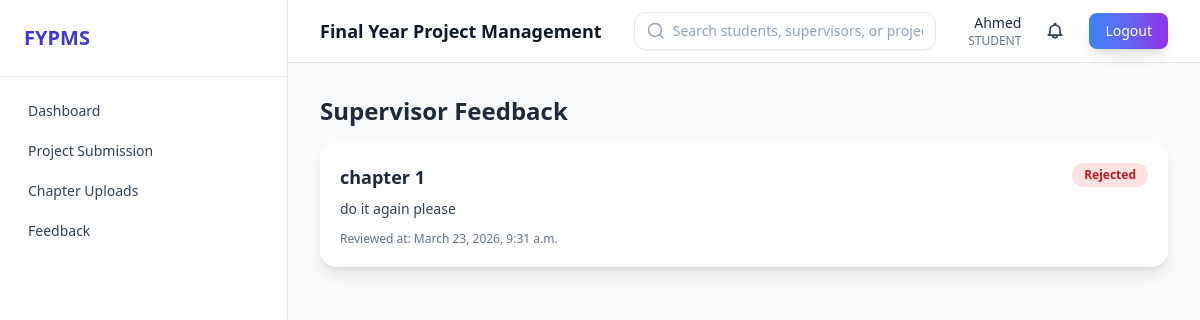
/projects/feedbacks/ (signed in), run on the app's committed database.
### users/models.py (models this page shows, shortened)
class User(AbstractUser):
    class Role(models.TextChoices):
        ADMIN = "ADMIN", "Admin"
        SUPERVISOR = "SUPERVISOR", "Supervisor"
        STUDENT = "STUDENT", "Student"
    role = models.CharField(
        max_length=20,
        choices=Role.choices,
        default=Role.STUDENT,
    )

### projects/models.py (models this page shows, shortened)
class Chapter(models.Model):
    class Status(models.TextChoices):
        PENDING = "PENDING", "Pending"
        REVIEWED = "REVIEWED", "Reviewed"
        APPROVED = "APPROVED", "Approved"
        REJECTED = "REJECTED", "Rejected"
    project = models.ForeignKey(Project, on_delete=models.CASCADE, related_name="chapters")
    title = models.CharField(max_length=255)
    file = models.FileField(
        upload_to="chapters/",
        validators=[FileExtensionValidator(allowed_extensions=["pdf", "doc", "docx"])],
    )
    submission_date = models.DateTimeField(auto_now_add=True)
    status = models.CharField(
        max_length=20,
        choices=Status.choices,
        default=Status.PENDING,
    )

class Feedback(models.Model):
    chapter = models.OneToOneField(Chapter, on_delete=models.CASCADE, related_name="feedback")
    supervisor = models.ForeignKey(
        settings.AUTH_USER_MODEL,
        on_delete=models.CASCADE,
        related_name="feedbacks_given",
        limit_choices_to={"role": "SUPERVISOR"},
    )
    comment = models.TextField()
    reviewed_at = models.DateTimeField(auto_now=True)

### projects/views.py (the view)
# urls.py: path("feedbacks/", FeedbackListView.as_view(), name="student-feedbacks"),
class FeedbackListView(StudentRequiredMixin, ListView):
    template_name = "projects/feedback_list.html"
    context_object_name = "chapters"
    def get_queryset(self):
        project = get_object_or_404(Project, student=self.request.user)
        return Chapter.objects.filter(project=project).select_related("feedback").order_by("-submission_date")

### users/context_processors.py (called while the page is built)
def unread_notification_count(request):
    user = getattr(request, "user", None)
    if not user or not user.is_authenticated:
        return {"unread_notification_count": 0}
    from projects.models import Notification
    return {
        "unread_notification_count": Notification.objects.filter(user=user, is_read=False).count()
        if user.role in {User.Role.ADMIN, User.Role.SUPERVISOR, User.Role.STUDENT}
        else 0
    }

def unread_notification_preview(request):
    user = getattr(request, "user", None)
    if not user or not user.is_authenticated:
        return {"unread_notifications_nav": []}
    unread_qs = Notification.objects.filter(user=user, is_read=False).order_by("-created_at")[:5]
    return {"unread_notifications_nav": unread_qs}

### users/mixins.py (called while the page is built)
    def test_func(self):
        return self.request.user.role in self.allowed_roles or self.request.user.is_superuser

### templates/projects/feedback_list.html
{% extends "base.html" %}
{% block content %}
<div class="space-y-4">
    <h2 class="text-2xl font-bold">Supervisor Feedback</h2>
    {% for chapter in chapters %}
        <div class="rounded-2xl bg-white p-5 shadow-lg transition-all duration-300 hover:scale-[1.01]">
            <div class="mb-2 flex items-start justify-between gap-2">
                <h3 class="text-lg font-semibold">{{ chapter.title }}</h3>
                {% if chapter.status == "PENDING" %}<span class="rounded-full bg-yellow-100 px-3 py-1 text-xs font-semibold text-yellow-700">Pending</span>
                {% elif chapter.status == "REVIEWED" %}<span class="rounded-full bg-blue-100 px-3 py-1 text-xs font-semibold text-blue-700">Reviewed</span>
                {% elif chapter.status == "REJECTED" %}<span class="rounded-full bg-red-100 px-3 py-1 text-xs font-semibold text-red-700">Rejected</span>
                {% else %}<span class="rounded-full bg-green-100 px-3 py-1 text-xs font-semibold text-green-700">Approved</span>{% endif %}
            </div>
            <p class="text-sm text-slate-700">{% if chapter.feedback %}{{ chapter.feedback.comment }}{% else %}No feedback yet.{% endif %}</p>
            <p class="mt-3 text-xs text-slate-500">Reviewed at: {% if chapter.feedback %}{{ chapter.feedback.reviewed_at }}{% else %}-{% endif %}</p>
        </div>
    {% empty %}
        <div class="rounded-xl border border-dashed border-slate-300 bg-white px-4 py-10 text-center text-slate-500">No feedback available yet.</div>
    {% endfor %}
</div>
{% endblock %}

### templates/partials/navbar.html (shortened to what this page needs)
<header class="sticky top-0 z-30 border-b border-slate-200 bg-white/90 backdrop-blur">
    <div class="flex items-center justify-between px-4 py-3 sm:px-6 lg:px-8">
        <div class="flex items-center gap-3">
            <h1 class="text-lg font-semibold text-slate-900">Final Year Project Management</h1>
        </div>
        <div class="flex flex-1 items-center justify-center px-4 sm:px-6 lg:px-8">
            <div
                id="navbarSearchRoot"
                data-search-url="{% url 'projects:search' %}"
                data-search-ajax-url="{% url 'projects:search-ajax' %}"
                class="w-full max-w-xl"
            >
                <form method="get" action="{% url 'projects:search' %}" class="w-full">
                    <div class="relative">
                        <div class="flex items-center gap-2 rounded-xl border border-slate-200 bg-white px-3 py-2 shadow-sm">
                            <svg class="h-5 w-5 text-slate-400" fill="none" stroke="currentColor" viewBox="0 0 24 24">
                                <path stroke-linecap="round" stroke-linejoin="round" stroke-width="2" d="M21 21l-4.35-4.35m0 0A7.5 7.5 0 104.5 4.5a7.5 7.5 0 0012.15 12.15z"></path>
                            </svg>
                            <input
                                id="navbarSearchInput"
                                type="text"
                                name="q"
                                placeholder="Search students, supervisors, or projects..."
                                autocomplete="off"
                                spellcheck="false"
                                class="w-full bg-transparent text-sm outline-none placeholder:text-slate-400"
                                value="{{ request.GET.q|default_if_none:'' }}"
                            />
                        </div>
                    </div>
                </form>
            </div>
        </div>
        <div class="flex items-center gap-4">
            <div class="hidden text-right sm:block">
                <p class="text-sm font-medium">{{ user.username }}</p>
                <p class="text-xs text-slate-500">{{ user.role }}</p>
            </div>
            <div class="relative">
                <button
                    id="notifToggle"
                    type="button"
                    aria-haspopup="menu"
                    aria-expanded="false"
                    aria-controls="notifMenu"
                    class="relative rounded-lg p-2 text-slate-700 hover:bg-slate-100 transition"
                    onclick="toggleNotificationsMenu()"
                >
                </button>
            </div>
            <form method="post" action="{% url 'users:logout' %}">
                <button type="submit" class="rounded-lg bg-gradient-to-r from-blue-500 via-indigo-500 to-purple-600 px-4 py-2 text-sm font-medium text-white shadow-lg transition-all duration-300 hover:scale-105">
                    Logout
                </button>
            </form>
        </div>
    </div>
</header>

### data on the page
User: username "Ahmed", role "STUDENT"
Chapter: title "chapter 1", status "Rejected", feedback.comment "do it again please", feedback.reviewed_at "March 23, 2026, 9:31 a.m."
